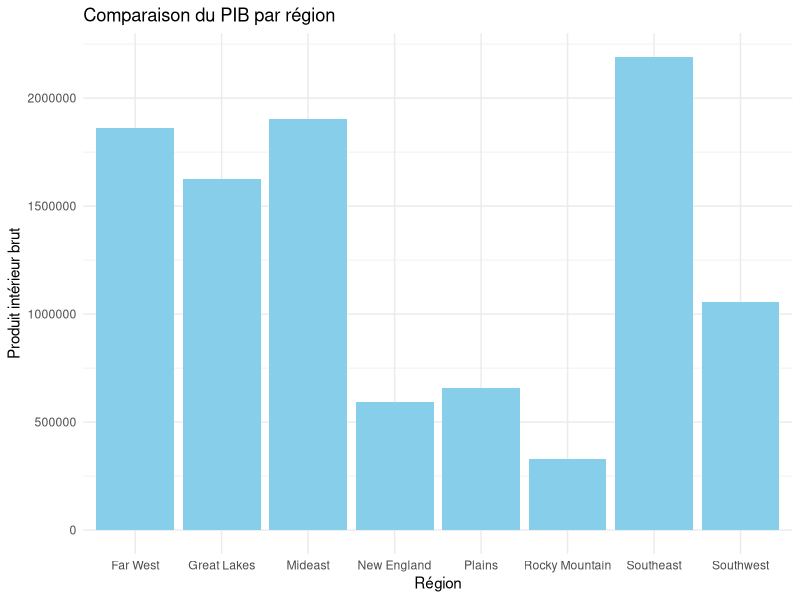
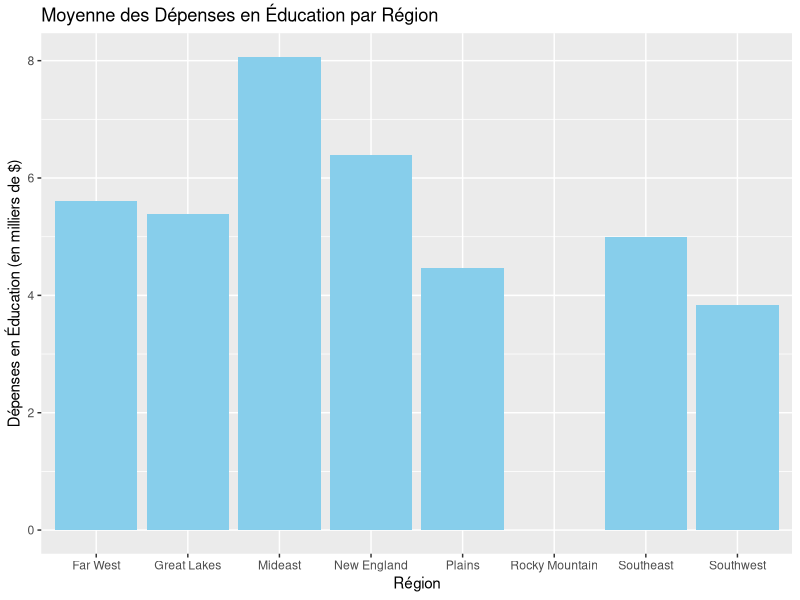

Reproduce these figures in R, in order.
## ---- chunk 1

# 1 - librairies ----
#install.packages("tidyverse")
library(tidyverse)
#install.packages("ggplot2")
library(ggplot2)


# 2 - Données ----

# Éducation: 
education <- read.csv("States.csv")

#GDP par États aux États-Un
gdp <- readxl::read_xlsx("GDP by State 2000 2005 2010 2015 with Share and Growth Rate.xlsx")

class(gdp$region)
# 3 - Nettoyage ----
## 3.1 Nettoyage de la base de données "gdp"
region_garder <- c("New England", "Mideast", "Great Lakes", "Plains", "Southeast", "Southwest", "Rocky Mountain", "Far West")

gdp_clean <- gdp %>% 
  filter(Area %in% region_garder) %>% 
  select(Area, `2000 ($MM)`, `2000 % of Total`) #2000 pcq educ = 1992 donc plus proche

##3.2 Nettoyage de la base de données "education"

#education_clean <- education %>% 
#  group_by(region) %>% 
#  summarise(
#    avg_pop = mean(pop),
#    avg_SATV = mean(SATV),
#    avg_SATM = mean(SATM),
#    avg_percent = mean(percent),
#    avg_dollars = mean(dollars),
#    avg_pay = mean(pay)) %>% 
#  mutate(Are = case_when(
#    region %in% c("NE") ~ "New England",
#    region %in% c("MA") ~ "Mideast",
#    region %in% c("ENC") ~ "Great Lakes",
#    region %in% c("WNC") ~ "Plains",
#    region %in% c("SA", "ESC") ~ "Southeast",
#    region %in% c("WSC") ~ "Southwest",
#    region %in% c("MTN") ~ "Rocky Mountains",
#    region %in% c("PAC") ~ "Far West",
#    TRUE ~ as.character(region)
#  ))

education_clean <- education %>% 
  mutate(Area = case_when(
    region %in% c("NE") ~ "New England",
    region %in% c("MA") ~ "Mideast",
    region %in% c("ENC") ~ "Great Lakes",
    region %in% c("WNC") ~ "Plains",
    region %in% c("SA", "ESC") ~ "Southeast",  # Regrouper SA et ESC ensemble
    region %in% c("WSC") ~ "Southwest",
    region %in% c("MTN") ~ "Rocky Mountains",
    region %in% c("PAC") ~ "Far West",
    TRUE ~ as.character(region)
  )) %>%
  group_by(Area) %>% 
  summarise(
    avg_pop = mean(pop),
    avg_SATV = mean(SATV),
    avg_SATM = mean(SATM),
    avg_percent = mean(percent),
    avg_dollars = mean(dollars),
    avg_pay = mean(pay)
  )
# 4 Fusion des données ----

donnees_clean <- left_join(gdp_clean, education_clean, by = "Area")

# 5 Analyse de données ----

# Diagramme à barres pour comparer les moyennes de la population par région
barplot_pib <- ggplot(donnees_clean, aes(x = Area, y = `2000 ($MM)`)) +
  geom_bar(stat = "identity", fill = "skyblue") +
  labs(title = "Comparaison du PIB par région",
       x = "Région",
       y = "Produit intérieur brut") +
  theme_minimal()

barplot_pib


# Diagramme à barres pour les dépenses en éducation par région
barplot_dep <- ggplot(donnees_clean, aes(x = Area, y = avg_dollars)) +
  geom_bar(stat = "identity", fill = "skyblue") +
  labs(title = "Moyenne des Dépenses en Éducation par Région",
       x = "Région", y = "Dépenses en Éducation (en milliers de $)")
barplot_dep

